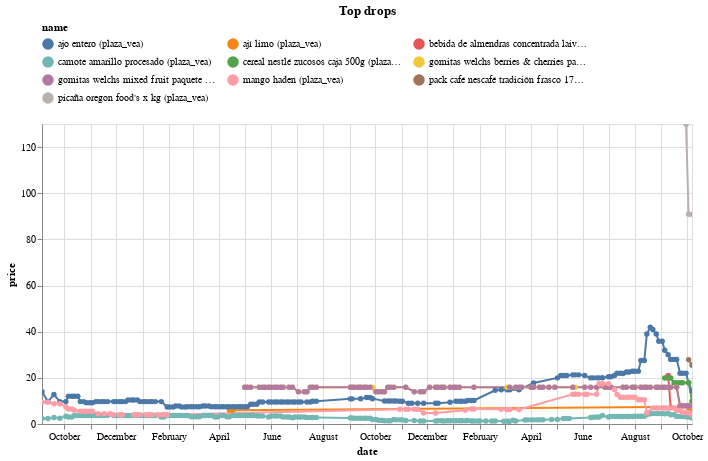

The cell this chart's notebook holds for it:
### Code cell
(top_changes
 .sort_values('change')
 .head(10)
 .pipe(plot_changes, 'Top drops')
)

### Figure 1 — Vega-Lite specification as saved in the notebook (floating-point values rounded to 4 significant figures; data arrays with more than 128 entries replaced by an {"elided": "..."} marker saying what was removed)
{"config": {"view": {"continuousWidth": 300, "continuousHeight": 300}, "legend": {"columns": 3, "orient": "top"}}, "data": {"name": "data-2fe66c57061803ef624faa18fc9418ff"}, "mark": {"type": "line", "point": true}, "encoding": {"color": {"field": "name", "scale": {"domain": ["ajo entero (plaza_vea)", "ají limo (plaza_vea)", "bebida de almendras concentrada laive botella 390g (plaza_vea)", "camote amarillo procesado (plaza_vea)", "cereal nestlé zucosos caja 500g (plaza_vea)", "gomitas welchs berries & cherries paquete 64g (plaza_vea)", "gomitas welchs mixed fruit paquete 64g (plaza_vea)", "mango haden (plaza_vea)", "pack café nescafé tradición frasco 170g + taza (plaza_vea)", "picaña oregon food's x kg (plaza_vea)"]}, "type": "nominal"}, "tooltip": [{"field": "name", "type": "nominal"}, {"field": "price", "type": "quantitative"}, {"field": "last_price", "type": "quantitative"}], "x": {"field": "date", "type": "temporal"}, "y": {"field": "price", "type": "quantitative"}}, "params": [{"name": "param_3", "select": {"type": "point", "fields": ["name"]}, "bind": "legend"}, {"name": "param_4", "select": {"type": "interval", "encodings": ["x", "y"]}, "bind": "scales"}], "title": "Top drops", "transform": [{"filter": {"param": "param_3"}}], "width": 650, "$schema": "https://vega.github.io/schema/vega-lite/v5.20.1.json", "datasets": {"data-2fe66c57061803ef624faa18fc9418ff": {"elided": "613 records"}}}
